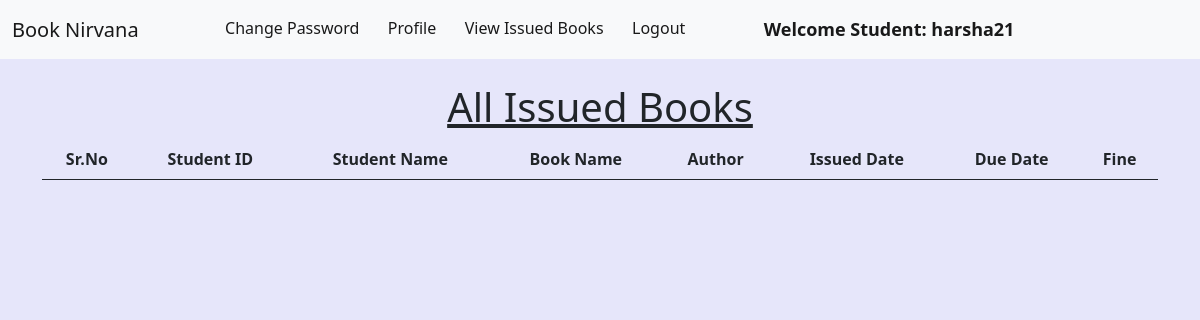
The page /student_issued_books/ (signed in) on the database as committed earlier.
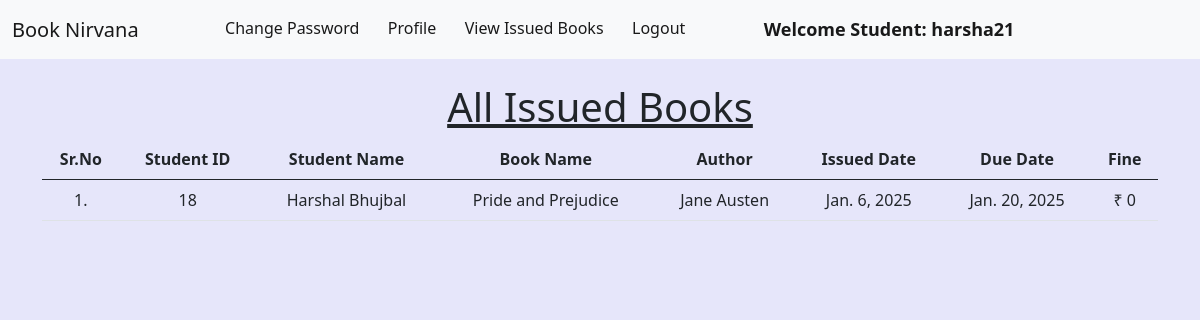
The same page on the database as committed later.
### library/models.py (models this page shows, shortened)
class Book(models.Model):
    name = models.CharField(max_length=200)
    author = models.CharField(max_length=200)
    isbn = models.PositiveIntegerField()
    category = models.CharField(max_length=50)

class IssuedBook(models.Model):
    student_id = models.PositiveIntegerField(blank=True)
    isbn = models.CharField(max_length=13)
    issued_date = models.DateField(auto_now=True)
    expiry_date = models.DateField(default=expiry)

### library/views.py (the view)
# urls.py: path("student_issued_books/", views.student_issued_books, name="student_issued_books"),
@login_required(login_url = '/student_login')
def student_issued_books(request):
    student = Student.objects.filter(user_id=request.user.id)
    issuedBooks = IssuedBook.objects.filter(student_id=student[0].user_id)
    list_of_issued_details = []
    list_of_issued_date = []
    for i in issuedBooks:
        books = Book.objects.filter(isbn=i.isbn)
        for book in books:
            t=(request.user.id, request.user.get_full_name, book.name,book.author)
            list_of_issued_details.append(t)
        days=(date.today()-i.issued_date)
        d=days.days
        fine=0
        if d>15:
            day=d-14
            fine=day*5
        t=(issuedBooks[0].issued_date, issuedBooks[0].expiry_date, fine)
        list_of_issued_date.append(t)
    return render(request,'student_issued_books.html',{'li1':list_of_issued_details, 'li2':list_of_issued_date})

### library/templates/student_issued_books.html (shortened to what this page needs)
{% extends 'student_navbar.html' %}
{% load static %}
{% block body %}
<div class="container mt-4">
    <h1 class="text-center"><u>All Issued Books</u></h1>
    <table class="table table-hover" id="example">
        <thead>
            <tr class="text-center">
                <th>Sr.No</th>
                <th>Student ID</th>
                <th>Student Name</th>
                <th>Book Name</th>
                <th>Author</th>
                <th>Issued Date</th>
                <th>Due Date</th>
                <th>Fine</th>
            </tr>
        </thead>
        <tbody>
            {% for i in li1 %}
            <tr class="text-center">
                <td>{{forloop.counter}}.</td>
                <td>{{i.0}}</td>
                <td>{{i.1}}</td>
                <td>{{i.2}}</td>
                <td>{{i.3}}</td>
                {% endfor %}
                {% for i in li2 %}
                <td>{{i.0}}</td>
                <td>{{i.1}}</td>
                <td>₹ {{i.2}}</td>
            </tr>
            {% endfor %}
        </tbody>
    </table>
    </div>
{% endblock %}

### library/templates/student_navbar.html (shortened to what this page needs)
<!doctype html>
<html lang="en">
  <head>
    <link href="https://cdn.jsdelivr.net/npm/bootstrap@5.1.0/dist/css/bootstrap.min.css" rel="stylesheet">
    <link rel="stylesheet" href="https://cdn.datatables.net/1.10.25/css/jquery.dataTables.min.css">
    <link rel="stylesheet" href="https://cdn.datatables.net/buttons/1.7.1/css/buttons.dataTables.min.css">
  </head>
  <body>
    <nav class="navbar navbar-expand-lg navbar-light bg-light sticky-top">
        <div class="container-fluid">
          <a class="navbar-brand" href="#">Book Nirvana</a>
          <div class="collapse navbar-collapse" id="navbarSupportedContent">
            <ul class="navbar-nav me-auto mb-2 mb-lg-0">
              <li class="nav-item">
                <a class="nav-link active" aria-current="page" href="/change_password/">Change Password</a>
              </li>
              <li class="nav-item">
                <a class="nav-link active" aria-current="page" href="/profile/">Profile</a>
              </li>
              <li class="nav-item">
                <a class="nav-link active" aria-current="page" href="/student_issued_books/">View Issued Books</a>
              </li>
              <li class="nav-item">
                <a class="nav-link active" aria-current="page" href="/logout/">Logout</a>
              </li>
              <li class="nav-item">
                <a style="font-weight:600; font-family:'Segoe UI', Tahoma, Geneva, Verdana, sans-serif; font-size: large;" class="nav-link active" href="#">Welcome Student: {{request.user}}</a>
              </li>
            </ul>
          </div>
        </div>
      </nav>
      {% block body %}
      {% endblock %}
  </body>
</html>

Rows that differ between the two databases and show on the page:
now on this page (row unchanged): Book: name "Pride and Prejudice", author "Jane Austen"
added IssuedBook: issued_date "Jan. 6, 2025", expiry_date "Jan. 20, 2025"
Other text that changed with them:
new list line: "1 . 18"
new list line: "Harshal Bhujbal"
new list line: "₹ 0"
